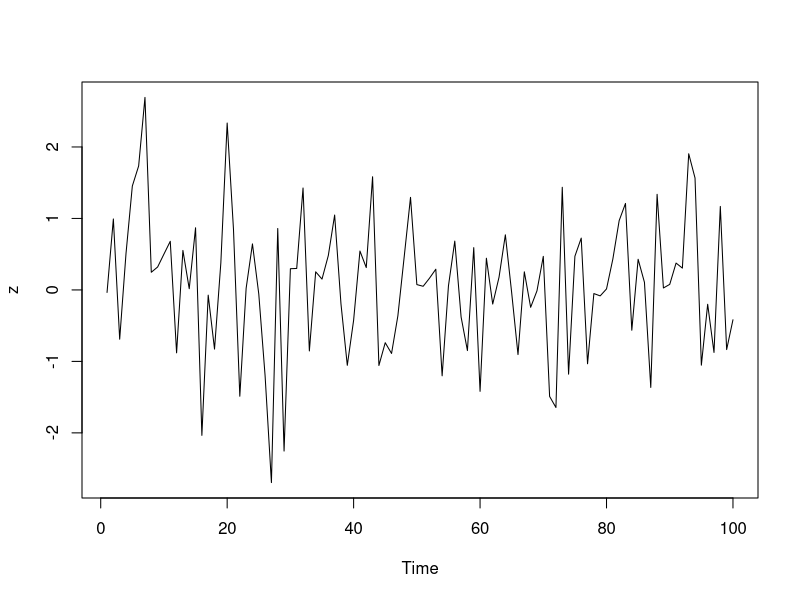
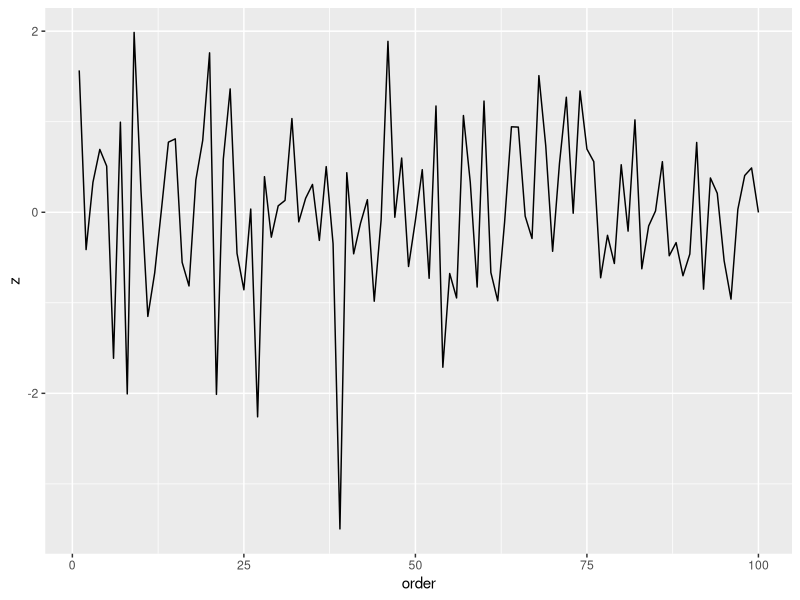
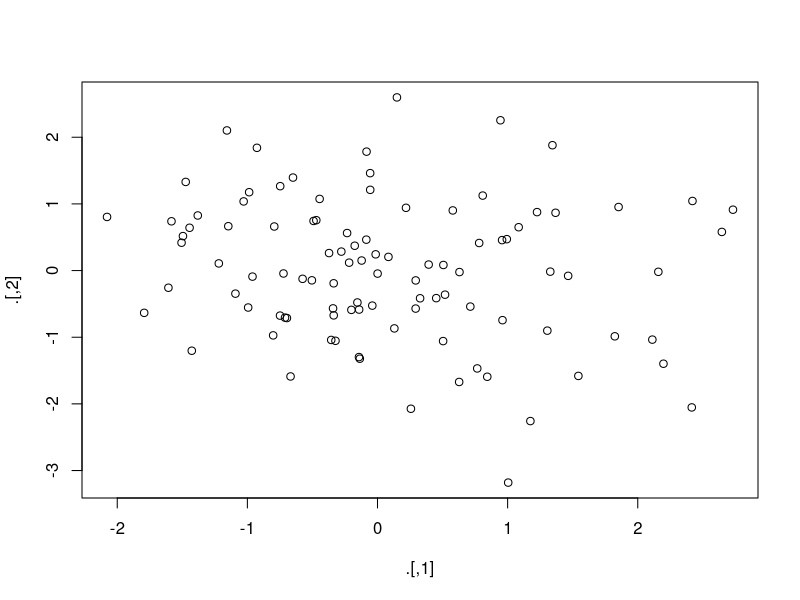

The R script that drew these images, in order:
## ---- chunk 1

Sys.Date()
## ---- chunk 2
library(tidyverse)
library(magrittr)
## ---- chunk 3
car_data <- 
  mtcars %>%
  subset(hp > 100) %>%
  aggregate(. ~ cyl, data = ., FUN = . %>% mean %>% round(2)) %>%
  transform(kpl = mpg %>% multiply_by(0.4251)) %>%
  print
## ---- chunk 4
car_data <- 
  transform(aggregate(. ~ cyl, 
                      data = subset(mtcars, hp > 100), 
                      FUN = function(x) round(mean(x), 2)), 
                      kpl = mpg*0.4251)

car_data
## ---- chunk 5
library(magrittr)

#iris %>%
#  subset(Sepal.Length > mean(Sepal.Length)) |> 
#  cor(Sepal.Length, Sepal.Width)


iris %>%
  subset(Sepal.Length > mean(Sepal.Length)) %$%
 cor(Sepal.Length, Sepal.Width)

iris %>%
  subset(Sepal.Length > mean(Sepal.Length)) |> 
summarize(corr= cor(Sepal.Length, Sepal.Width))

## ---- chunk 6
data.frame(z = rnorm(100)) %$% 
  ts.plot(z)

#data.frame(z = rnorm(100)) |>  
#  ts.plot(z)

#Para hacerlo la misma grafico con Tidyverse
z1=data.frame(z = rnorm(100)) 
library(data.table)
z1=data.table(z1)
z1$order= c(1:100)
z1|> 
  ggplot(aes(order, z))+
  geom_line()


## ---- chunk 7

# Example 1
head(iris)

head(iris$Sepal.Length %<>% sqrt)



# Example 2
x <- rnorm(100)
head(x, n=10)
x %<>% 
  abs %>% 
  sort

head(x, 20)
## ---- chunk 8

# Example 1
names(iris)
iris |> 
  filter(Species %in% c("setosa", "virginica")) |> 
  head()





## ---- chunk 9
rnorm(200) %>%
matrix(ncol = 2) %T>%
plot %>%  # plot usually does not return anything. 
colSums
